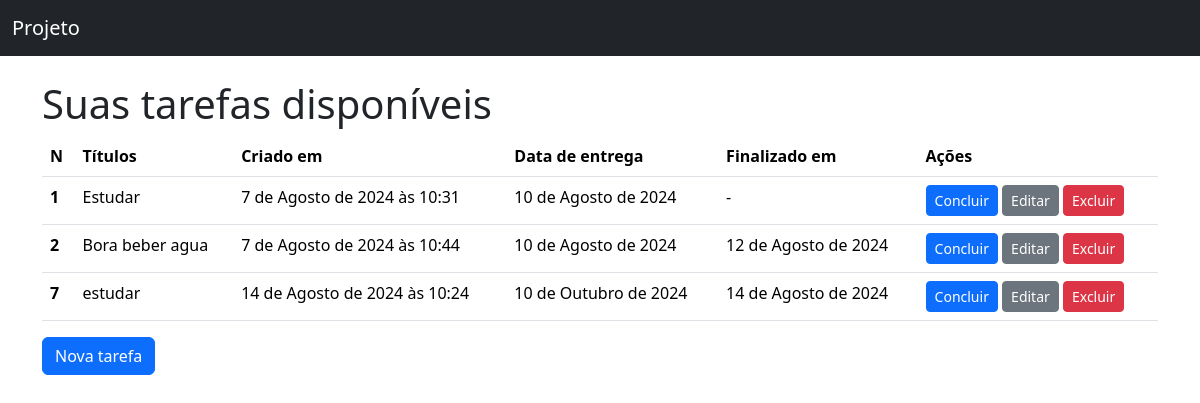
The page / on the database its author committed.
### projeto/models.py (models this page shows, shortened)
class projeto(models.Model):
    titlle = models.CharField(verbose_name="Título",max_length=100, null=False, blank=False) #nome ou titulo da tarefa
    created_at = models.DateTimeField(auto_now_add=True, null=False, blank=False) #criado quando, gera automatico
    deadline = models.DateField(verbose_name="Data de entrega",null=False, blank=False) #data da entrega
    finished_at = models.DateField(null=True) #data q acabou
    class Meta:
        ordering = ["deadline"]

### projeto/views.py (the view)
# urls.py: path("", ProjetoListView.as_view(), name="projeto_list"), #list
class ProjetoListView(ListView):
    model = Projeto  #list

### projeto/templates/projeto/projeto_list.html (shortened to what this page needs)
{% extends 'base.html' %}
{% block content %}
            <h1>Suas tarefas disponíveis </h1>
        {% if projeto_list %}
                <table class="table p-3">
                    <thead>
                    <tr>
                        <th scope="col">N</th>
                        <th scope="col">Títulos</th>
                        <th scope="col">Criado em</th>
                        <th scope="col">Data de entrega</th>
                        <th scope="col">Finalizado em</th>
                        <th scope="col">Ações</th>
                    </tr>
                    </thead>
                    <tbody>
                        {% for projeto in projeto_list %}
                            <tr>
                                <th scope="row">{{ projeto.pk }}</th>
                                <td>{{ projeto.titlle }}</td>
                                <td>{{ projeto.created_at }}</td>
                                <td>{{ projeto.deadline }}</td>
                                <td>{{ projeto.finished_at | default:"-" }}</td>
                                <td>
                                    <a
                                    href="{% url 'projeto_complete' pk=projeto.pk %}"
                                    class="btn btn-primary btn-sm{% if ptojeto.finished_at %}disabled{% endif %}"
                                >
                                    Concluir
                                </a>
                                    <a
                                    href="{% url 'projeto_update' pk=projeto.pk %}"
                                    class = "btn btn-secondary btn-sm {% if ptojeto.finished_at %}disabled{% endif %}"
                                >
                                    Editar
                                </a>
                                    <a href="{% url 'projeto_delete' pk=projeto.pk %}" class="btn btn-danger btn-sm">Excluir</a>
                                </td>
                            </tr>
                        {% endfor %}
                    </tbody>
                </table>
            {%else%}
                <p>Não há tarefas cadastradas</p>
            {% endif %}
            <a href = "{% url 'projeto_create' %}" class ="btn btn-primary" >Nova tarefa</a>
    </main>
{% endblock content %}

### projeto/templates/base.html (shortened to what this page needs)
<!DOCTYPE html>
<html lang="pt-br">
  <head>
    <link href="https://cdn.jsdelivr.net/npm/bootstrap@5.3.3/dist/css/bootstrap.min.css" rel="stylesheet">
  </head>
  <body>
    <nav class="navbar bg-dark mb-4" data-bs-theme="dark">
        <div class="container-fluid">
          <a class="navbar-brand" href="{% url 'projeto_list' %}">Projeto</a>
        </div>
    </nav>
    <main class="container">
        {% block content %}{% endblock content%}
  </body>
</html>

### rows shown on the page
projeto: pk "1", titlle "Estudar", created_at "7 de Agosto de 2024 às 10:31", deadline "10 de Agosto de 2024", finished_at "-"
projeto: pk "2", titlle "Bora beber agua", created_at "7 de Agosto de 2024 às 10:44", deadline "10 de Agosto de 2024", finished_at "12 de Agosto de 2024"
projeto: pk "7", titlle "estudar", created_at "14 de Agosto de 2024 às 10:24", deadline "10 de Outubro de 2024", finished_at "14 de Agosto de 2024"
